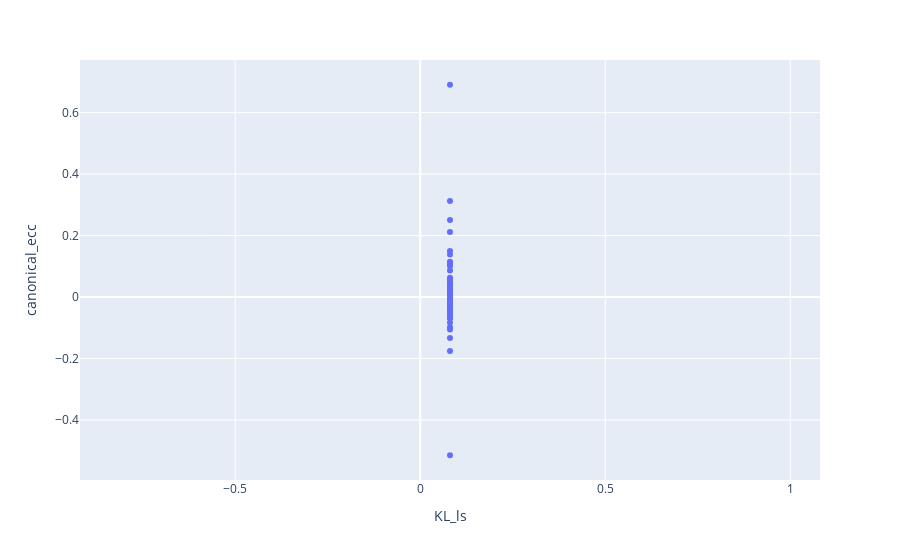

Here is the notebook cell this chart was saved with:
### Code cell
px.scatter(dgrp_395_df, 'KL_ls', 'canonical_ecc')

### Figure 1 — Plotly figure (JSON) as saved in the notebook; plotly's stock layout.template omitted (floating-point values rounded to 4 significant figures; data arrays with more than 128 entries replaced by an {"elided": "..."} marker saying what was removed)
{"data": [{"hovertemplate": "KL_ls=%{x}<br>canonical_ecc=%{y}<extra></extra>", "legendgroup": "", "marker": {"color": "#636efa", "symbol": "circle"}, "mode": "markers", "name": "", "orientation": "v", "showlegend": false, "type": "scatter", "x": {"elided": "709 float values"}, "xaxis": "x", "y": {"elided": "709 float values"}, "yaxis": "y"}], "layout": {"autosize": true, "legend": {"tracegroupgap": 0}, "margin": {"t": 60}, "xaxis": {"anchor": "y", "autorange": true, "domain": [0, 1], "range": [-0.9195, 1.08], "title": {"text": "KL_ls"}, "type": "linear"}, "yaxis": {"anchor": "x", "autorange": true, "domain": [0, 1], "range": [-0.608, 0.7842], "title": {"text": "canonical_ecc"}, "type": "linear"}}}
